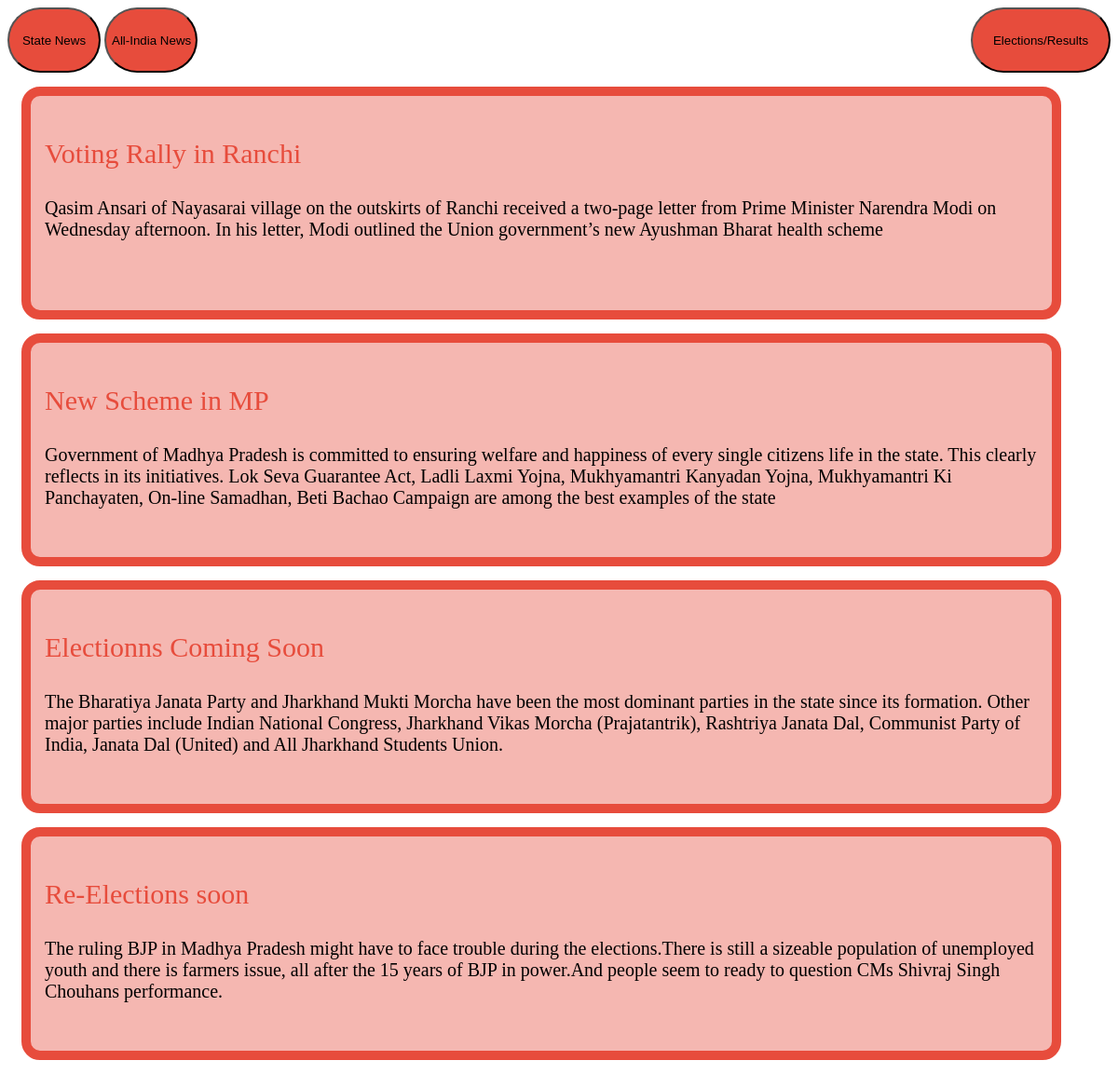
Page /news.php on the committed database.
### tables this page shows
CREATE TABLE `news` (
  `title` varchar(30) NOT NULL,
  `content` varchar(500) NOT NULL,
  `state` varchar(20) NOT NULL
);

### news.php (the view, shortened to what this page needs)
<html>
<head>
</head>
<body>
	<a href="election.php"><input type="submit" id="btn2" value="Elections/Results"></a>
	<?php
	$conn=new mysqli("localhost","root","","voting_portal");
     $result =mysqli_query($conn, "SELECT * FROM news") or die("Error: " . mysqli_error($conn));
	?>
    <div class="india" id="ind">
		<?php
	echo "<input type=\"button\" id=\"btn1\" value=\"State News\">\n";
	echo "<input type=\"button\" id=\"btn\" value=\"All-India News\">\n";
     while($row=mysqli_fetch_array($result))
      {
      	   if($row['state']!=$_SESSION['state'])
      	   {
      		$title=$row['title'];
      		$content=$row['content'];
      	    echo "<div class=\"news\">\n";
			echo "<p class=\"title\">$title</p>\n";
			echo "<p class=\"content\">$content</p>\n";
			echo "</div>\n";
			}
      }
     ?>
</div>
</body>
</html>

### news.php (style rules this page uses)
.news { width: 90%; border: 10px solid #E74C3C; padding: 15px; margin: 15px; height: 200px; border-radius: 20px; background-color:#F5B7B1; }
.news .title { font-size: 30px; color: #E74C3C; }
.news .content { font-size:20px; }
#btn { width:100px; height: 70px; border-radius: 65px; background-color: #E74C3C; border: 2% solid #F5B7B1; }
#btn1 { width:100px; height: 70px; border-radius: 65px; background-color: #E74C3C; border: 2% solid #F5B7B1; }
#btn2 { float:right; width:150px; height: 70px; border-radius: 65px; background-color: #E74C3C; border: 2% solid #F5B7B1; }
body { background-image: url('images/bg.jpg'); background-size: cover; background-repeat: no-repeat; }

### rows in the picture
news: title "Voting Rally in Ranchi", content "Qasim Ansari of Nayasarai village on the outskirts of Ranchi received a two-page letter from Prime Minister Narendra Modi on Wednesday afternoon. In his letter, Modi outlined the Union government’s new Ayushman Bharat health scheme"
news: title "New Scheme in MP", content "Government of Madhya Pradesh is committed to ensuring welfare and happiness of every single citizens life in the state. This clearly reflects in its initiatives. Lok Seva Guarantee Act, Ladli Laxmi Yojna, Mukhyamantri Kanyadan Yojna, Mukhyamantri Ki Panchayaten, On-line Samadhan, Beti Bachao Campaign are among the best examples of the state"
news: title "Electionns Coming Soon", content "The Bharatiya Janata Party and Jharkhand Mukti Morcha have been the most dominant parties in the state since its formation. Other major parties include Indian National Congress, Jharkhand Vikas Morcha (Prajatantrik), Rashtriya Janata Dal, Communist Party of India, Janata Dal (United) and All Jharkhand Students Union."
news: title "Re-Elections soon", content "The ruling BJP in Madhya Pradesh might have to face trouble during the elections.There is still a sizeable population of unemployed youth and there is farmers issue, all after the 15 years of BJP in power.And people seem to ready to question CMs Shivraj Singh Chouhans performance."
